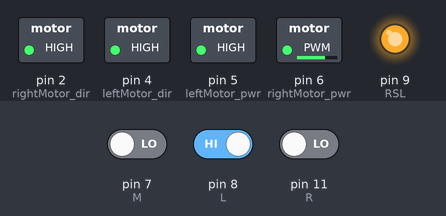
A sketch run on a simulated Arduino Uno, built with avr-gcc and run on an emulated ATmega328P. Shown: switched loads named in the sketch (green lamp = pin HIGH), output pins drawn as LEDs (lit = HIGH). Inputs (shaded band) come from the test bench; at power-on: pin 7 (M) LOW, pin 8 (L) HIGH, pin 11 (R) LOW.

Above: at 4.2 s.
4.3 s: pin 7 (M) driven HIGH
At 5.3 s:
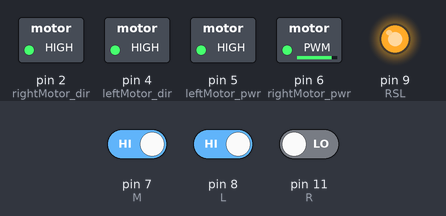
5.8 s: pin 8 (L) driven LOW
At 6.4 s:
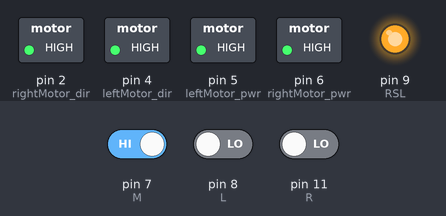
7.3 s: pin 11 (R) driven HIGH
At 7.6 s:
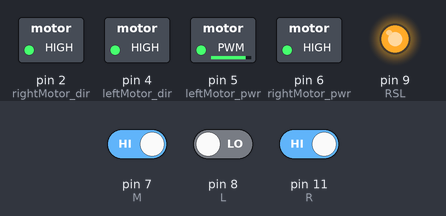
8.8 s: pin 7 (M) driven LOW
At 9.9 s:
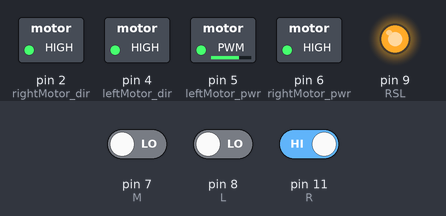
10.3 s: pin 11 (R) driven LOW
At 11.1 s:
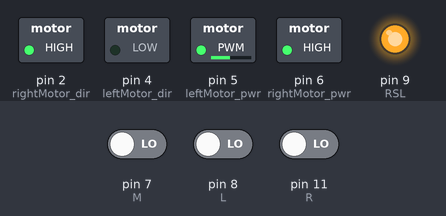
11.8 s: pin 8 (L) driven HIGH
At 12.2 s:
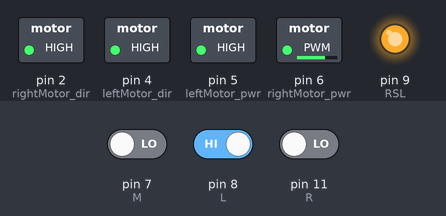
Timing chart, 0 to 14.3 s (numbered marks = the images above; inputs shaded):
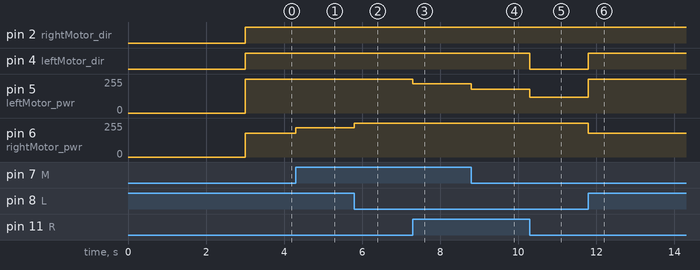

Measured:
- after the input at 4.3 s, pin 6 (rightMotor_pwr): 177/255 → 220/255 at once
- after the input at 5.8 s, pin 6 (rightMotor_pwr): 220/255 → 255/255 at once
- after the input at 7.3 s, pin 5 (leftMotor_pwr): 255/255 → 220/255 at once
- after the input at 8.8 s, pin 5 (leftMotor_pwr): 220/255 → 177/255 at once
- after the input at 10.3 s, pin 4 (leftMotor_dir): HIGH → LOW at once; pin 5 (leftMotor_pwr): 177/255 → 120/255 at once
- after the input at 11.8 s, pin 4 (leftMotor_dir): LOW → HIGH at once; pin 5 (leftMotor_pwr): 120/255 → 255/255 at once; pin 6 (rightMotor_pwr): 255/255 → 177/255 at once

The sketch:

race_code.ino
```cpp
/* RACE CODE
This is the official programming that was in the robot car for the blackline race.
Our robot did win the blackline race, so this is GOOD CODE.
Our robot beat the next closest team by 5.99 seconds.
*/

// Pin Numbers:
const int RSL = 9;
const int leftMotor_dir = 4;
const int leftMotor_pwr = 5;
const int rightMotor_dir = 2;
const int rightMotor_pwr = 6;
const int L = 8;
const int M = 7;
const int R = 11;

// Variables:
bool right = false;
int Tape;

// Functions:
void drive(int l_value = 0, int r_value = 0) {
  int lNew = l_value;
  int rNew = r_value;
  if (lNew <= 0) {
    lNew = lNew * -1;
    digitalWrite(leftMotor_dir, LOW);
  } else {
    digitalWrite(leftMotor_dir, HIGH);
  }
  if (rNew <= 0) {
    rNew = rNew * -1;
    digitalWrite(rightMotor_dir, LOW);
  } else {
    digitalWrite(rightMotor_dir, HIGH);
  }
  analogWrite(leftMotor_pwr, lNew);
  analogWrite(rightMotor_pwr, rNew);
}
#define BLACK 0
#define WHITE 1
int tape(int color = BLACK) {
  if (color == WHITE) {
    if (digitalRead(L) == LOW && digitalRead(M) == HIGH && digitalRead(R) == HIGH) { return -2; } // Tape at far left
    if (digitalRead(L) == LOW && digitalRead(M) == LOW && digitalRead(R) == HIGH) { return -1; } // Tape slightly to left
    if (digitalRead(L) == LOW && digitalRead(M) == LOW && digitalRead(R) == LOW) { return 0; } // Thick tape in center
    if (digitalRead(L) == HIGH && digitalRead(M) == LOW && digitalRead(R) == LOW) { return 1; } // Tape slightly to right
    if (digitalRead(L) == HIGH && digitalRead(M) == HIGH && digitalRead(R) == LOW) { return 2; } // Tape at far right
    if (digitalRead(L) == HIGH && digitalRead(M) == HIGH && digitalRead(R) == HIGH) { return 100; } // No tape
    if (digitalRead(L) == LOW && digitalRead(M) == HIGH && digitalRead(R) == LOW) { return -5; } // Highly unusual situation: Tape on left and right but not center
    if (digitalRead(L) == HIGH && digitalRead(M) == LOW && digitalRead(R) == HIGH) { return 5; } // Thin tape in center
  } else {
    if (digitalRead(L) == HIGH && digitalRead(M) == LOW && digitalRead(R) == LOW) { return -2; } // Tape at far left
    if (digitalRead(L) == HIGH && digitalRead(M) == HIGH && digitalRead(R) == LOW) { return -1; } // Tape slightly to left
    if (digitalRead(L) == HIGH && digitalRead(M) == HIGH && digitalRead(R) == HIGH) { return 0; } // Thick tape in center
    if (digitalRead(L) == LOW && digitalRead(M) == HIGH && digitalRead(R) == HIGH) { return 1; } // Tape slightly to right
    if (digitalRead(L) == LOW && digitalRead(M) == LOW && digitalRead(R) == HIGH) { return 2; } // Tape at far right
    if (digitalRead(L) == LOW && digitalRead(M) == LOW && digitalRead(R) == LOW) { return 100; } // No tape
    if (digitalRead(L) == HIGH && digitalRead(M) == LOW && digitalRead(R) == HIGH) { return -5; } // Highly unusual situation: Tape on left and right but not center
    if (digitalRead(L) == LOW && digitalRead(M) == HIGH && digitalRead(R) == LOW) { return 5; } // Thin tape in center
  }
}
void setup() {
  pinMode(RSL, OUTPUT);
  pinMode(leftMotor_dir, OUTPUT);
  pinMode(leftMotor_pwr, OUTPUT);
  pinMode(rightMotor_dir, OUTPUT);
  pinMode(rightMotor_pwr, OUTPUT);
  pinMode(L, INPUT);
  pinMode(M, INPUT);
  pinMode(R, INPUT);
  delay(3000);
  digitalWrite(RSL, HIGH);
}

// Main Code:
void loop() {
  Tape = tape();
  if (Tape == 0 || Tape == 5) {
    drive(255, 255);
  } else if (Tape == 100) {
    if (right) {
      drive(-120, 255);
    } else {
      drive(255, -120);
    }
    while (Tape == 100) {
      Tape = tape();
    }
  } else if (Tape == 1) {
    drive(220, 255);
    right = true;
  } else if (Tape == 2) {
    drive(177, 255);
    right = true;
  } else if (Tape == -1) {
    drive(255, 220);
    right = false;
  } else if (Tape == -2) {
    drive(255, 177);
    right = false;
  }
}
```
